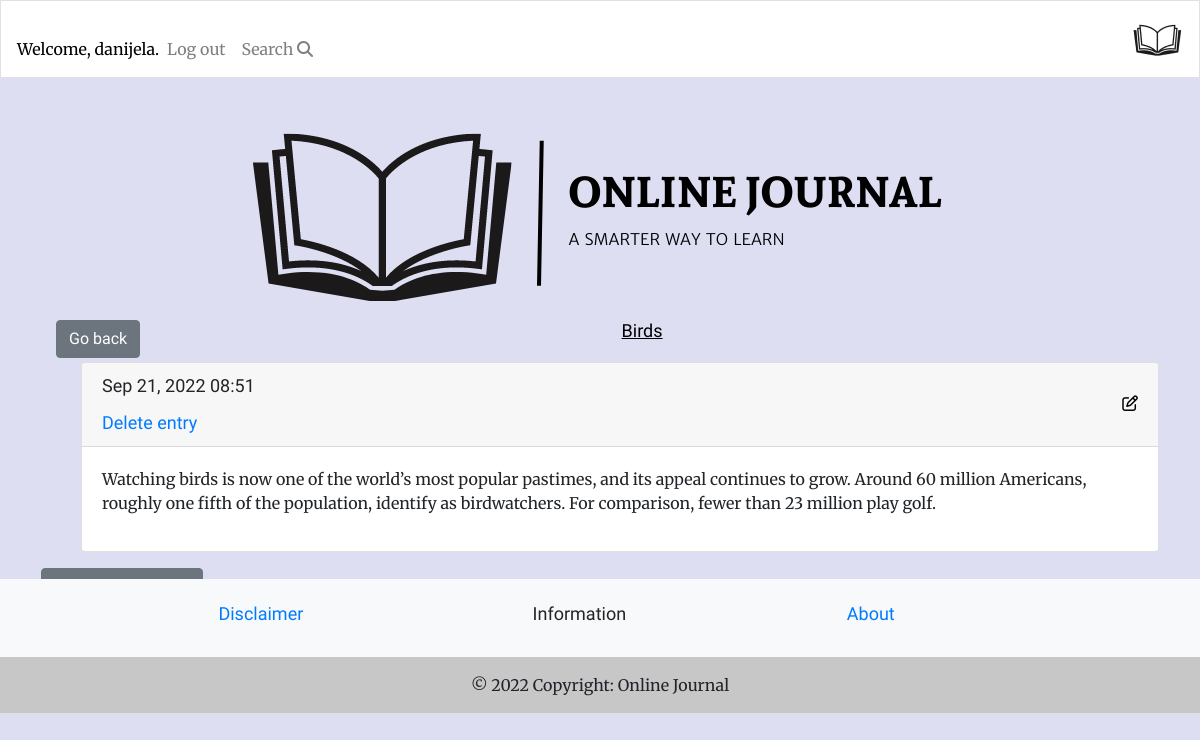
/topics/1 (signed in), run on the app's committed database.
### learning_logs/models.py (models this page shows, shortened)
class Topic(models.Model):
    text = models.CharField(max_length=200)
    date_added = models.DateTimeField(auto_now_add=True)
    def __str__(self):
        return self.text

class Entry(models.Model):
    topic = models.ForeignKey(Topic, on_delete=models.CASCADE)
    text = models.TextField()
    date_added = models.DateTimeField(auto_now_add=True)

### learning_logs/views.py (the view)
# urls.py: path('topics/<int:topic_id>', views.topic, name='topic'),
@login_required
def topic(request, topic_id):
    topic = get_object_or_404(Topic, id=topic_id)
    entries = topic.entry_set.order_by('-date_added')
    context = {'topic': topic, 'entries': entries}
    return render(request, 'learning_logs/topic.html', context)

### learning_logs/templates/learning_logs/topic.html
{% extends 'learning_logs/base.html' %}
{% block page_header %}
<h3 class="topic-on-hand"><a class="btn btn-secondary go-back" href="javascript:history.back()">Go back</a> {{ topic }}</h3>
{% endblock page_header %}
{% block content %}
<ul>
  {% for entry in entries %}
  <div class="card mb-3">
    <h4 class="card-header">
      {{ entry.date_added|date:'M d, Y H:i' }}
      <small><a href="{% url 'learning_logs:edit_entry' entry.id %}">
          <i class="fa-regular fa-pen-to-square edit"></i></a></small>
          <a href="{% url 'learning_logs:delete_entry' entry.id %}">Delete entry</a>
    </h4>
    <div class="card-body">
      {{ entry.text|linebreaks }}
    </div>
  </div>
  {% empty %}
  <p>There are currently no entries.</p>
  {% endfor %}
</ul>
<p>
  <a class="new-entry btn btn-secondary" href="{% url 'learning_logs:new_entry' topic.id %}" role="button">Add new
    entry</a>
</p>
{% endblock content %}

### learning_logs/templates/learning_logs/base.html (shortened to what this page needs)
<!DOCTYPE html>
{% load bootstrap4 %}
{% load static %}
<html lang="en">
<head>
  {% block css %}
  <link rel="stylesheet" href="https://cdn.jsdelivr.net/npm/bootstrap@4.6.2/dist/css/bootstrap.min.css"
>
  {% endblock %}
  <link rel="stylesheet" href='{% static "css/styles.css" %}' type="text/css" />
</head>
<body>
  <nav class="navbar navbar-expand-md mb-4 border navbar-light">
    <div class="collapse navbar-collapse" id="navbarTogglerDemo01">
      <ul class="navbar-nav">
        {% if user.is_authenticated %}
        <li class="nav-item">
          <span class="navbar-text">Welcome, {{ user.username }}.</span>
        </li>
        <li class="nav-item">
          <a class="nav-link" href="{% url 'users:logout' %}">Log out</a>
        </li>
        {% else %}
        <li class="nav-item">
          <a class="nav-link" href="{% url 'users:login' %}">Log in</a></li>
        </li>
        <li class="nav-item">
          <a class="nav-link" href="{% url 'users:register' %}">Register</a>
        {% endif %}
      </ul>
      <ul class="navbar-nav">
        <li class="nav-item">
          <a class="nav-link" href="{% url 'learning_logs:topics'%}">
            Search <i class="fa-solid fa-magnifying-glass"></i></a></li>
      </ul>
    </div>
    <a class="navbar-brand mx-auto" href="{% url 'learning_logs:index'%}">
      <img src="{% static 'images/navbar-logo.png' %}" alt="Logo">
      </a>
  </nav>
  {% include 'learning_logs/includes/messages.html' %}
  <main role="main" class="container">
    <div class="container-md">
      <img class="logo-img" src="{% static 'images/logo.png' %}" alt="Logo">
      {% block page_header %} {% endblock page_header %}
    </div>
    <div>
      {% block content %}{% endblock content%}
    </div>
  </main>
  {% include 'learning_logs/footer.html' %}
</body>
</html>

### learning_logs/static/css/styles.css (style rules this page uses)
h1, h2, h3, h4, h5, h6 { font-family: 'Sura', sans-serif; font-size: large; }
body { background-color: #dedef3; font-family: 'Merriweather', sans-serif; }
.navbar { background: white; }
.navbar-brand { color: rgb(255 255 255); text-transform: uppercase; }
.nav-item, .nav-link { color: black; }
.navbar-light .navbar-text { color: black!important; }
.new-entry { text-transform: uppercase; color: white; }
.edit { display: flex !important; flex-wrap: wrap; flex-direction: row; align-items: flex-start; justify-content: flex-end; color: black; }
.topic-on-hand { text-decoration: underline; color: black; text-align: center; }
.btn-secondary { float: left; }
main.container { padding: 11px; }
ul { margin-top: 20px!important; }
.container-md { text-align: center; }
img { display: block !important; margin: auto !important; }

### data on the page
Topic: text "Birds"
Entry: date_added "Sep 21, 2022 08:51", text "Watching birds is now one of the world’s most popular pastimes, and its appeal continues to grow. Around 60 million Americans, roughly one fifth of the population, identify as birdwatchers. For comparison, fewer than 23 million play golf."

### other printed values
{{ user.username }} "danijela"
